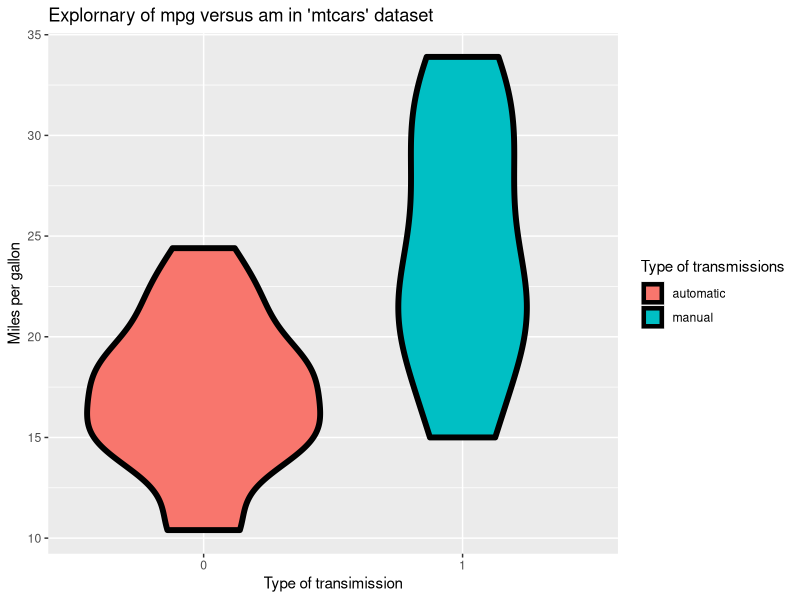
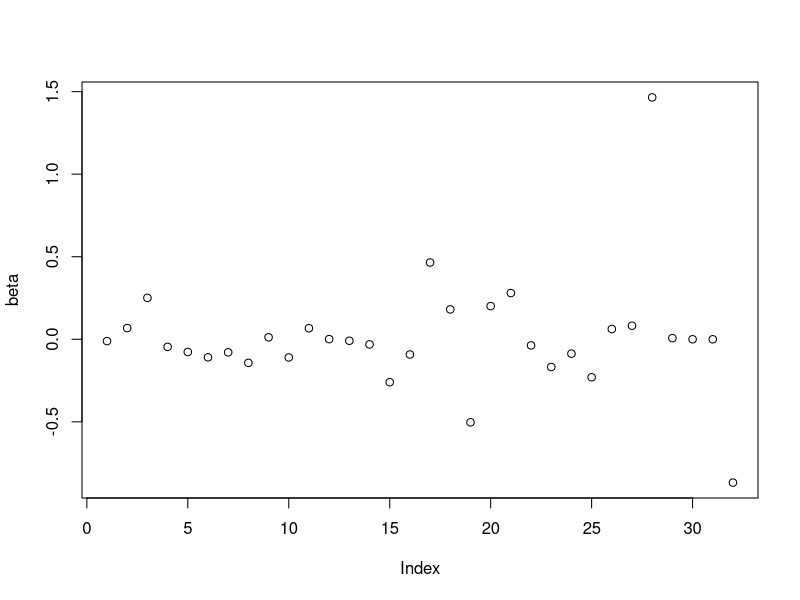
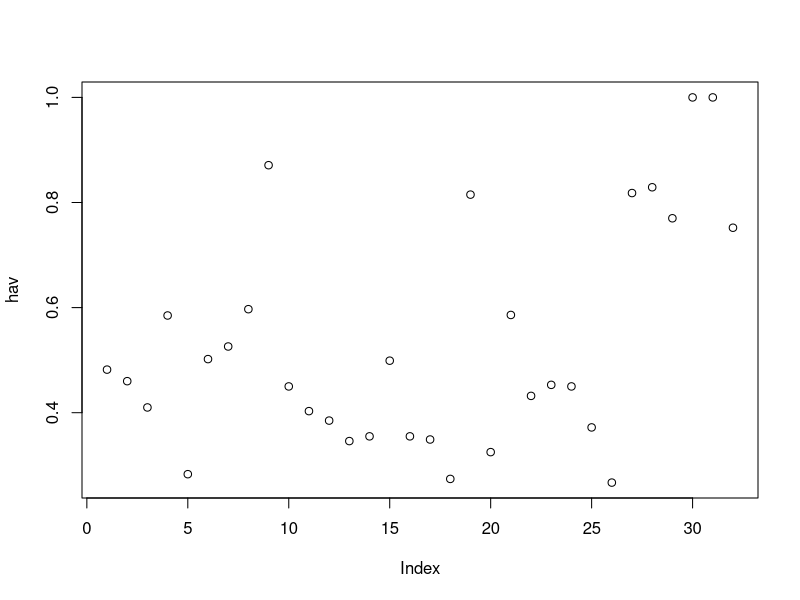
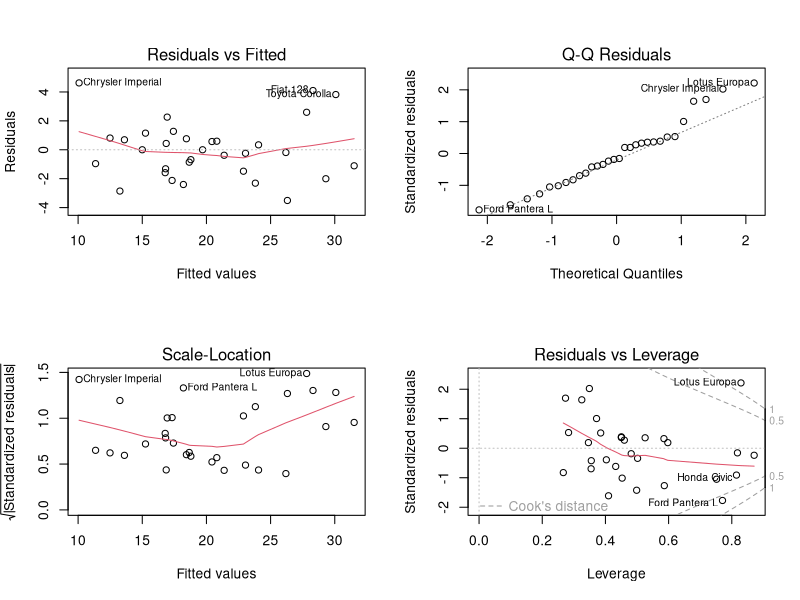

Generate these figures, in order, with R:
## ---- chunk 1
knitr::opts_chunk$set(echo = TRUE)
## ---- chunk 2
library(datasets)
library(ggplot2)
library(dplyr)
## ---- chunk 3
g <- ggplot(data = mtcars, aes(x= factor(am),y= mpg, fill=factor(am)))
g <- g + geom_violin(colour="black", size =2)
g <- g + xlab("Type of transimission") + ylab("Miles per gallon")
g <- g + scale_fill_discrete(name="Type of transmissions",
                           breaks = c(0,1),
                           labels=c("automatic","manual"))
g <- g + ggtitle("Explornary of mpg versus am in 'mtcars' dataset")
g
## ---- chunk 4
simfit <- lm(mpg~factor(am), data = mtcars)
simCoef <- coef(summary(simfit))
simsqu <- summary(simfit)$r.squared
sprintf("The mpg estimate of auto is %.2f", simCoef[1,1])
sprintf("The mpg estimate of manual is %.2f", sum(simCoef[,1]))
sprintf("The difference between the auto and manual is %.2f with p-value %.2e", simCoef[2,1], simCoef[2,4])
sprintf("The R-squared value is %.2f", simsqu)
## ---- chunk 5
fit <- lm(mpg~factor(am)+factor(cyl)+disp+hp+drat+wt+qsec+factor(vs)+factor(gear)+factor(carb), data = mtcars)
Coef <- coef(summary(fit))[1:2,]
## ---- chunk 6
round(dfbetas(fit)[,2],3) -> beta
plot(beta)
round(hatvalues(fit),3) -> hav
plot(hav)
par(mfrow=c(2,2))
plot(fit)
